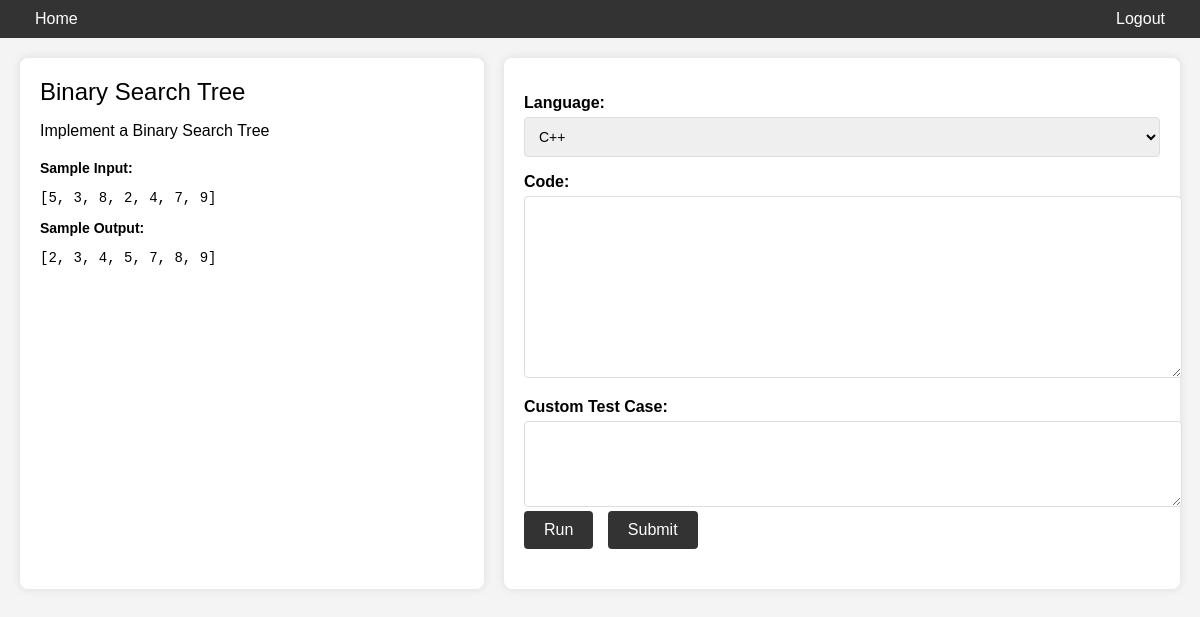
/problems/1/solve/ (signed in), run on the app's committed database.
### MyApp/models.py (models this page shows, shortened)
class Problem(models.Model):
    DIFFICULTY_CHOICES = [
        ('Easy', 'Easy'),
        ('Medium', 'Medium'),
        ('Hard', 'Hard')
    ]
    name = models.CharField(max_length=100)
    description = models.TextField()
    sample_tc = models.TextField()
    sample_op = models.TextField()
    hidden_input = models.TextField(default='xD')
    expected_output = models.TextField()
    accepted = models.IntegerField(default=0)
    difficulty = models.CharField(max_length=6, choices=DIFFICULTY_CHOICES, default='Medium')
    frequency = models.IntegerField(default=0)

### MyApp/views.py (the view, shortened to what this page needs)
# urls.py: path('problems/<int:problem_id>/solve/', views.solveProblemPage, name='solveProblemPage'),
@login_required(login_url='login')
def solveProblemPage(request, problem_id):
    problem = get_object_or_404(Problem, id=problem_id)
    form = CodeSubmissionForm(request.POST or None)
    context = {'problem': problem, 'form': form}
    return render(request, 'solve.html', context)

### MyApp/forms.py
class CodeSubmissionForm(forms.ModelForm):
    language = forms.ChoiceField(choices=LANGUAGE_CHOICES)
    class Meta:
        model = Code
        fields = ['language', 'code']

### MyApp/templates/solve.html (shortened to what this page needs)
<!DOCTYPE html>
{% load static %}
<html lang="en">
<head>
</head>
<body>
    <nav class="sticky-nav">
        <div>
            <a href="{% url 'home' %}">Home</a>
        </div>
        <div>
            <a href="{% url 'logout' %}">Logout</a>
        </div>
    </nav>
    <div class="container">
        <div class="left-panel">
            <div class="problem-title">{{ problem.name }}</div>
            <div class="problem-description">{{ problem.description|linebreaks }}</div>
            <div class="problem-examples">
                <strong>Sample Input:</strong>
                <pre>{{ problem.sample_tc }}</pre>
                <strong>Sample Output:</strong>
                <pre>{{ problem.sample_op }}</pre>
            </div>
        </div>
        <div class="right-panel">
            <form method="POST" class="form-section">
                {{ form.as_p }}
                <label for="custom_tc">Custom Test Case:</label>
                <textarea id="custom_tc" name="custom_tc" rows="4">{{ custom_tc }}</textarea>
                <div class="form-section">
                    <button type="submit" name="action" value="run">Run</button>
                    <button type="submit" name="action" value="submit">Submit</button>
                </div>
            </form>
        </div>
    </div>
</body>
</html>

### data on the page
Problem: name "Binary Search Tree", description "Implement a Binary Search Tree", sample_tc "[5, 3, 8, 2, 4, 7, 9]", sample_op "[2, 3, 4, 5, 7, 8, 9]"
